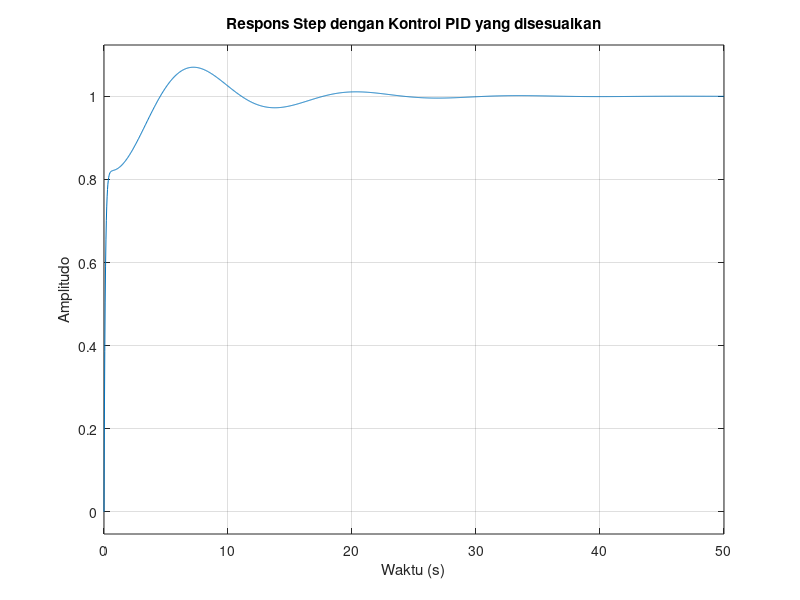

The MATLAB script that drew this image:
% Tentukan transfer function sistem
num = [1]; 
den = [1 2 1]; 
plant = tf(num, den);

% Tentukan parameter kontrol PID
Kp = 2.1;    % Meningkatkan lebih lanjut untuk meningkatkan kecepatan respons
Ki = 2.5;  % Mengurangi sedikit lebih lanjut untuk mencegah osilasi
Kd = 8.3;    % Meningkatkan lebih lanjut untuk meningkatkan damping

controller = pid(Kp, Ki, Kd);
closed_loop_system = feedback(controller * plant, 1);

% Simulasikan respons terhadap step function
figure;
step(closed_loop_system);
title('Respons Step dengan Kontrol PID yang disesuaikan');
xlabel('Waktu (s)');
ylabel('Amplitudo');
grid on;
